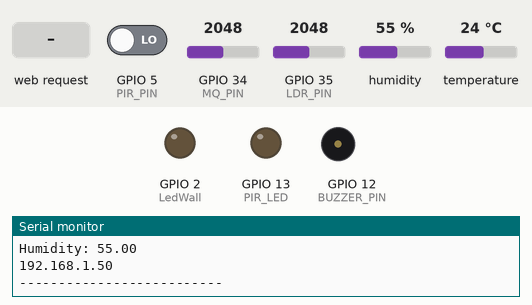
Simulated run of this sketch. Board: ESP32. Parts: output pins drawn as LEDs (lit = HIGH), buzzer (waves = sounding, pin HIGH), the last lines printed to the serial monitor. Inputs (shaded band) come from the test bench; at power-on: temperature 24 °C, GPIO 5 (PIR_PIN) LOW, GPIO 34 (MQ_PIN) = 2048, GPIO 35 (LDR_PIN) = 2048, humidity 55 %. WiFi joins after 1.5 s; servers stay silent unless stated; uploads are accepted with an empty reply.

Above: at 3.0 s.
3.1 s: temperature set to 38 °C
8.2 s: temperature set to 41 °C
At 12.8 s:
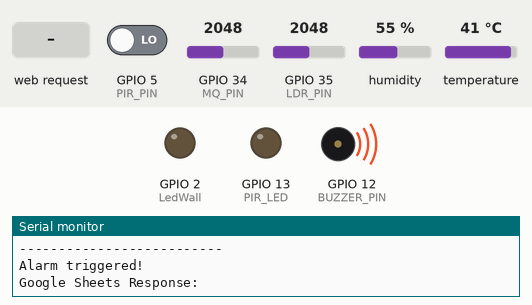
16.9 s: HTTP request GET /control?state=on received
At 18.5 s:
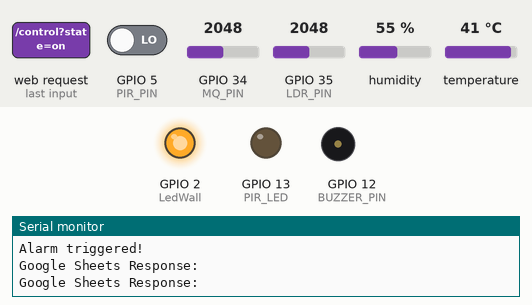
20.4 s: HTTP request GET /control?state=off received
At 22.3 s:
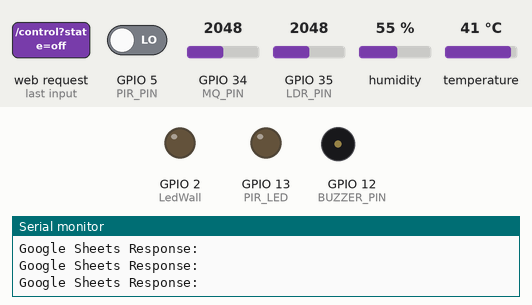
25.0 s: GPIO 5 (PIR_PIN) driven HIGH
At 35.3 s:
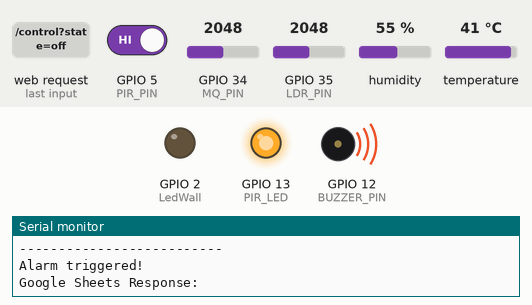
35.8 s: HTTP request GET /control?state=on received
At 37.6 s:
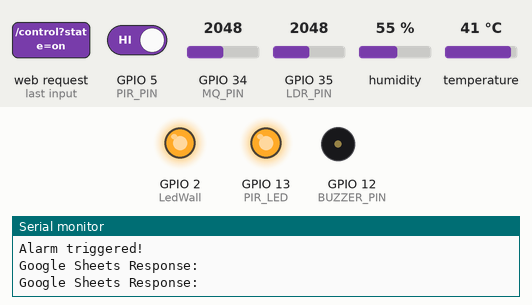
Timing chart, 0 to 40.3 s (numbered marks = the images above; inputs shaded):
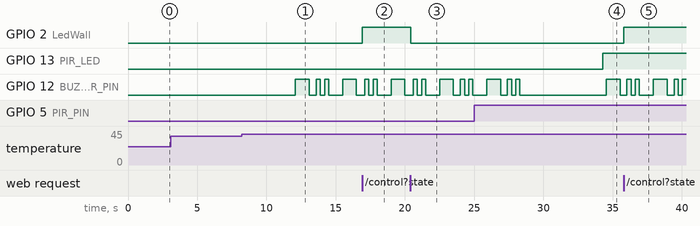

Measured:
- the behaviour switches between 39 and 40 °C on temperature (found by bisection; images 0 and 1)
- after the input at 8.2 s, GPIO 12 (BUZZER_PIN): LOW → HIGH after 3.9 s, → LOW 1.0 s later, → HIGH 0.50 s later, → LOW 0.30 s later, … (8 changes in this stretch)
- after the input at 16.9 s, GPIO 2 (LedWall): LOW → HIGH at once
- after the input at 20.4 s, GPIO 2 (LedWall): HIGH → LOW at once
- after the input at 25.0 s, GPIO 13 (PIR_LED): LOW → HIGH after 9.3 s
- after the input at 35.8 s, GPIO 2 (LedWall): LOW → HIGH at once

The sketch:

Board2_3.ino
```cpp
#define BLYNK_TEMPLATE_ID "TMPL630ybSgKf"
#define BLYNK_TEMPLATE_NAME "System2"
#define BLYNK_AUTH_TOKEN "D-3e9miz507JRBS7hmuk4qYpFfaSh0lc"

#include <WiFi.h>
#include <WiFiClient.h>
#include <BlynkSimpleEsp32.h>
#include <HTTPClient.h>
#include <ArduinoJson.h>
#include <TimeLib.h>
#include <DHT.h>
#include <ESPAsyncWebServer.h>  // Include for the web server

// Google Sheets Script URL
String googleScriptURL = "https://script.google.com/macros/s/AKfycbzQQJvGopWgcDIU531B0txn9QtDomdqfo26SvfYMQqHUanBKk9usY4OIbabWZlsna5q/exec";

// Function to log events to Google Sheets
void logEvent(String event) {
  if (WiFi.status() == WL_CONNECTED) {
    HTTPClient http;
    http.begin(googleScriptURL);
    http.addHeader("Content-Type", "application/json");

    // JSON payload
    StaticJsonDocument<200> doc;
    doc["time"] = String(hour()) + ":" + String(minute()) + ":" + String(second());
    doc["event"] = event;

    String requestBody;
    serializeJson(doc, requestBody);

    int httpResponseCode = http.POST(requestBody);
    if (httpResponseCode > 0) {
      String response = http.getString();
      Serial.println("Google Sheets Response: " + response);
    } else {
      Serial.println("Error in sending POST request to Google Sheets");
    }

    http.end();
  } else {
    Serial.println("WiFi Disconnected, can't log event");
  }
}

// Define pins
#define LedWall 2
#define PIR_PIN 5
#define PIR_LED 13
#define MQ_PIN 34
#define LDR_PIN 35
#define DHT_PIN 4
#define BUZZER_PIN 12

// Initialize DHT sensor
#define DHT_TYPE DHT11
DHT dht(DHT_PIN, DHT_TYPE);

// Threshold levels
#define GAS_THRESHOLD 450
#define LIGHT_THRESHOLD 500
#define TEMP_THRESHOLD 39
#define HUMID_THRESHOLD 30

char ssid[] = "Ashen";
char password[] = "123456789";

// Set up the web server on port 80
AsyncWebServer server(80);

float temperature = 0.0;
float humidity = 0.0;
int gasValue = 0;
int lightValue = 0;

void setup() {
  // Initialize serial monitor
  Serial.begin(115200);

  // Initialize Blynk
  Blynk.begin(BLYNK_AUTH_TOKEN, ssid, password, "blynk.cloud", 80);

  // Initialize sensors
  dht.begin();

  pinMode(LedWall, OUTPUT);
  pinMode(PIR_PIN, INPUT);
  pinMode(PIR_LED, OUTPUT);
  pinMode(BUZZER_PIN, OUTPUT);
  digitalWrite(BUZZER_PIN, LOW);

  // Set up the web server routes
  server.on("/control", HTTP_GET, [](AsyncWebServerRequest *request) {
    if (request->hasParam("state")) {
      String state = request->getParam("state")->value();
      if (state == "on") {
        digitalWrite(LedWall, HIGH);
        request->send(200, "text/plain", "Wall Lights are ON");
        logEvent("Wall Lights are ON");
      } else if (state == "off") {
        digitalWrite(LedWall, LOW);
        request->send(200, "text/plain", "Wall Lights are OFF");
        logEvent("Wall Lights are OFF");
      } else {
        request->send(400, "text/plain", "Invalid state. Use 'on' or 'off'.");
      }
    } else {
      request->send(400, "text/plain", "Missing 'state' parameter.");
    }
  });

  // Real-time sensor data endpoint
  server.on("/sensor_data", HTTP_GET, [](AsyncWebServerRequest *request) {
    StaticJsonDocument<200> doc;
    doc["temperature"] = temperature;
    doc["humidity"] = humidity;
    doc["gasValue"] = gasValue;
    doc["lightValue"] = lightValue;

    String response;
    serializeJson(doc, response);
    request->send(200, "application/json", response);
  });

  // Start the server
  server.begin();

  Serial.println("System Initialized!");
}

void loop() {
  Blynk.run();


  int motion = digitalRead(PIR_PIN);
  if (motion == HIGH) {
    digitalWrite(PIR_LED, HIGH);
    Serial.println("Motion detected!");
  } else {
    digitalWrite(PIR_LED, LOW);
  }

  gasValue = analogRead(MQ_PIN);
  lightValue = analogRead(LDR_PIN);
  temperature = dht.readTemperature();
  humidity = dht.readHumidity();

  Blynk.virtualWrite(V0, gasValue);
  Blynk.virtualWrite(V1, temperature);

  Serial.print("Gas Value: ");
  Serial.println(gasValue);
  Serial.print("Light Value: ");
  Serial.println(lightValue);
  Serial.print("Temperature: ");
  Serial.println(temperature);
  Serial.print("Humidity: ");
  Serial.println(humidity);
  Serial.println(WiFi.localIP().toString());
  Serial.println("--------------------------");

  if (isnan(temperature) || isnan(humidity)) {
    Serial.println("Failed to read from DHT sensor!");
    delay(2000);
    return;
  }

  // Check thresholds
  if (gasValue > GAS_THRESHOLD &&
      lightValue > LIGHT_THRESHOLD &&
      temperature > TEMP_THRESHOLD &&
      humidity > HUMID_THRESHOLD) {
    // Trigger alarm
    Serial.println("Alarm triggered!");
    logEvent("Fire Alarm Triggered");
    Blynk.virtualWrite(V2, 1);

    int count = 0;

    while (count < 5) {
      digitalWrite(BUZZER_PIN, HIGH);
      delay(1000);
      digitalWrite(BUZZER_PIN, LOW);
      delay(500);

      digitalWrite(BUZZER_PIN, HIGH);
      delay(300);
      digitalWrite(BUZZER_PIN, LOW);
      delay(300);

      digitalWrite(BUZZER_PIN, HIGH);
      delay(300);
      digitalWrite(BUZZER_PIN, LOW);
      delay(1000);

      count++;
    }

  } else {
    digitalWrite(BUZZER_PIN, LOW);
  }

  delay(5000);
}
```
